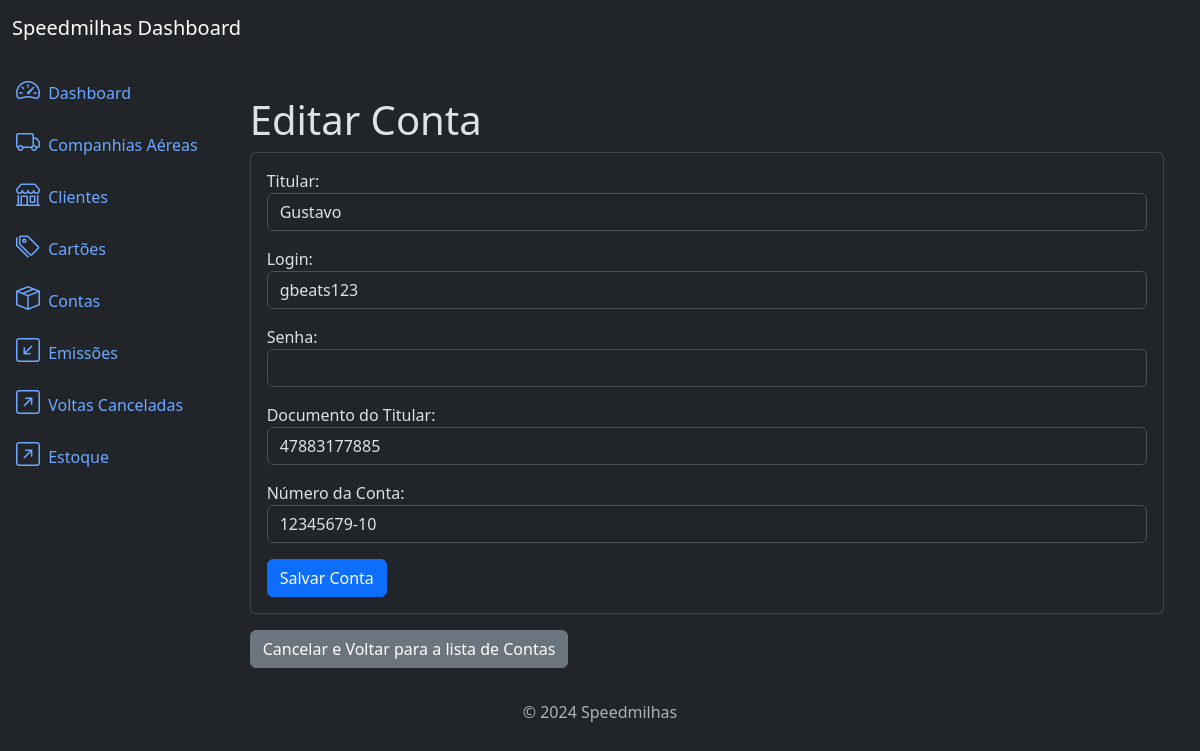
Page /accounts/1/update on the committed database.
### accounts/models.py (models this page shows, shortened)
class Account(models.Model):
    holder = models.CharField(max_length=200)
    account_login = models.CharField(max_length=200)
    password = models.CharField(max_length=100)
    holder_id = models.CharField(max_length=100)
    account_number = models.CharField(max_length=100, blank=True, null=True)
    created_at = models.DateField(auto_now_add=True)
    updated_at = models.DateField(auto_now=True)
    class Meta:
        ordering = ['holder']

### accounts/views.py (the view)
# urls.py: path('accounts/<int:pk>/update', AccountUpdateView.as_view(), name='account_update'),
class AccountUpdateView(UpdateView):
    model = Account
    template_name = 'account_update.html'
    success_url = reverse_lazy('account_list')
    form_class = AccountForm

### accounts/forms.py
class AccountForm(forms.ModelForm):
    class Meta:
        model = Account
        fields = ['holder', 'account_login', 'password', 'holder_id', 'account_number']
        widgets = {
            'holder': forms.TextInput(attrs={'class': 'form-control'}),
            'account_login': forms.TextInput(attrs={'class': 'form-control'}),
            'password': forms.PasswordInput(attrs={'class': 'form-control'}),
            'holder_id': forms.TextInput(attrs={'class': 'form-control'}),
            'account_number': forms.TextInput(attrs={'class': 'form-control'}),
        }
        labels = {
            'holder': 'Titular',
            'account_login': 'Login',
            'password': 'Senha',
            'holder_id': 'Documento do Titular',
            'account_number': 'Número da Conta',
        }

### accounts/templates/account_update.html (shortened to what this page needs)
{% extends 'base.html' %}
{% block content %}
<div class="container mt-4">
    <h3 class="display-6">Editar Conta</h3>
    <div class="card">
        <div class="card-body">
            <form method="post" class="form">
                {{ form.as_p }}
                <button type="submit" class="btn btn-primary">Salvar Conta</button>
            </form>
        </div>
    </div>
    <a href="{% url 'account_list' %}" class="btn btn-secondary mt-3"> Cancelar e Voltar para a lista de Contas</a>
</div>
{% endblock %}

### rows in the picture
Account: holder "Gustavo", account_login "gbeats123", holder_id "47883177885", account_number "12345679-10"
